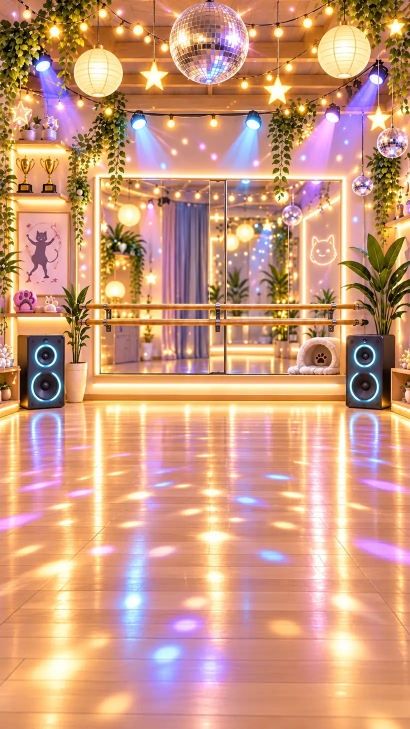
#> input picture assets/rooms/dance-final-20261010.webp, 820 x 1457 px (shown at 1/2 size)
$ python build_dance_video.py
#> lines starting #> are read from the running program, lines starting #| are printed output that depends on the picture
#!/usr/bin/env python3
"""Generate Luna's word-free, original dance MP4 for GitHub Pages.

Renders moving whole-body art across the floor at 20 fps, without song names,
and an original electronic instrumental. The game plays the MP4 muted and uses
the already-configurable room audio instead.
"""
from __future__ import annotations
import math
import subprocess
import imageio_ffmpeg
import wave
from array import array
from pathlib import Path
from PIL import Image, ImageDraw, ImageOps

ROOT = Path(__file__).resolve().parents[1]
W, H, FPS, DURATION, BPM = 432, 768, 20, 9.15, 118
OUT = ROOT / "assets/videos/luna-dance.mp4"
ART = ROOT / "assets/luna/hall"
SPRITES = [
    "luna-main-clean.png", "luna-wave-clean.png",
    "luna-idle-tail-clean.png", "luna-idle-blink-clean.png"
]
DANCE_BG = ROOT / "assets/rooms/dance-final-20261010.webp"


def prepare_sprites():
    prepared = []
    for name in SPRITES:
        image = Image.open(ART / name).convert("RGBA")
        bounds = image.getchannel("A").getbbox()
        if not bounds:
            raise RuntimeError(f"Invisible Luna sprite: {name}")
        image = image.crop(bounds)
        image.thumbnail((252, 282), Image.Resampling.LANCZOS)
        stage = Image.new("RGBA", (348, 378), (0, 0, 0, 0))
        stage.alpha_composite(image, (174 - image.width // 2, 335 - image.height))
        prepared.append(stage)
    return prepared


def draw_frame(t, background, artwork):
    beat = t * BPM / 60
    x = W * 0.50 + 49 * math.sin(beat * 0.76) + 12 * math.sin(beat * 1.97)
    bounce = 10 * max(0, math.sin(beat * math.pi))
    if int(t / 1.64) % 3 == 1:
        bounce += 31 * max(0, math.sin((t % 1.64) / 1.64 * math.pi))
    lean = 10 * math.sin(beat * 1.18) + 3 * math.sin(beat * 2.1)
    floor_y = int(H * 0.725)
    frame = background.copy().convert("RGBA")
    light = Image.new("RGBA", (W, H), (0, 0, 0, 0))
    painter = ImageDraw.Draw(light)
    painter.ellipse((int(x - 80), floor_y + 6, int(x + 80), floor_y + 30),
                    fill=(20, 11, 25, 62))
    for n in range(3):
        spot_x = int(W * (0.20 + n * 0.30) + 14 * math.sin(t * 1.6 + n))
        painter.ellipse((spot_x - 31, H - 148, spot_x + 31, H - 118),
                        fill=((176, 128, 255, 19) if n % 2 else (255, 223, 160, 16)))
    frame = Image.alpha_composite(frame, light)
    pose_index = [0, 1, 2, 1, 3, 0, 2, 1][int(beat * 1.1) % 8]
    kitty = artwork[pose_index].rotate(
        lean, Image.Resampling.BICUBIC, center=(174, 335), expand=False
    )
    frame.alpha_composite(kitty, (int(x - 174), int(floor_y - 335 - bounce)))
    return frame.convert("RGB")


def make_original_music(path):
    rate = 22050
    melody = [392, 523.25, 587.33, 523.25, 440, 587.33, 659.25, 523.25]
    raw = array("h")
    for i in range(int(DURATION * rate)):
        t = i / rate
        beat = t * BPM / 60
        phase = beat % 1
        pitch = melody[int(beat * 2) % len(melody)]
        attack = min(1, (phase + 0.001) * 18)
        lead = (
            math.sin(2 * math.pi * pitch * t) * 0.13
            + math.sin(2 * math.pi * pitch * 2 * t) * 0.032
        ) * attack
        bass = 0.14 * math.sin(2 * math.pi * (pitch / 4) * t)
        kick = (0.28 * math.exp(-28 * phase)
                * math.sin(2 * math.pi * (68 - 24 * phase) * t))
        hat = (0.042 * math.exp(-44 * ((beat * 2) % 1))
               * math.sin(2 * math.pi * 5300 * t))
        sample = max(-0.95, min(0.95, lead + bass + kick + hat))
        raw.append(int(32767 * sample))
    with wave.open(str(path), "wb") as wav:
        wav.setnchannels(1)
        wav.setsampwidth(2)
        wav.setframerate(rate)
        wav.writeframes(raw.tobytes())


def main():
    for file in [DANCE_BG, *(ART / name for name in SPRITES)]:
        if not file.is_file():
            raise FileNotFoundError(file)
    OUT.parent.mkdir(parents=True, exist_ok=True)
    background = ImageOps.fit(
        Image.open(DANCE_BG).convert("RGB"), (W, H),
        method=Image.Resampling.LANCZOS, centering=(0.5, 0.48)
    )
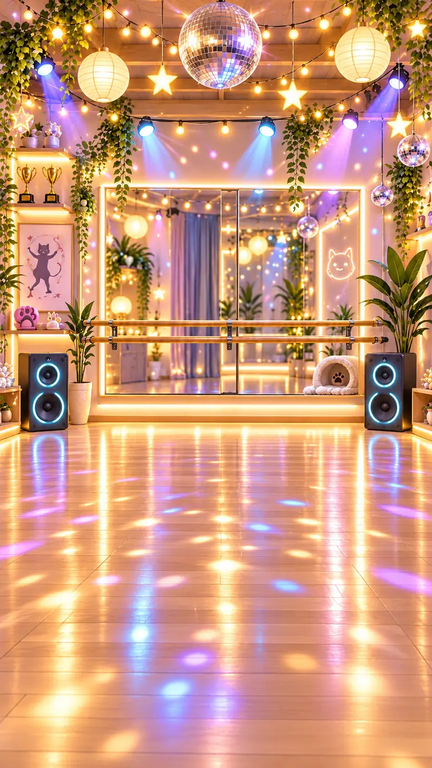
#> background: PIL image 432x768 RGB; mean R, G, B 205.1, 154, 126.6
    artwork = prepare_sprites()
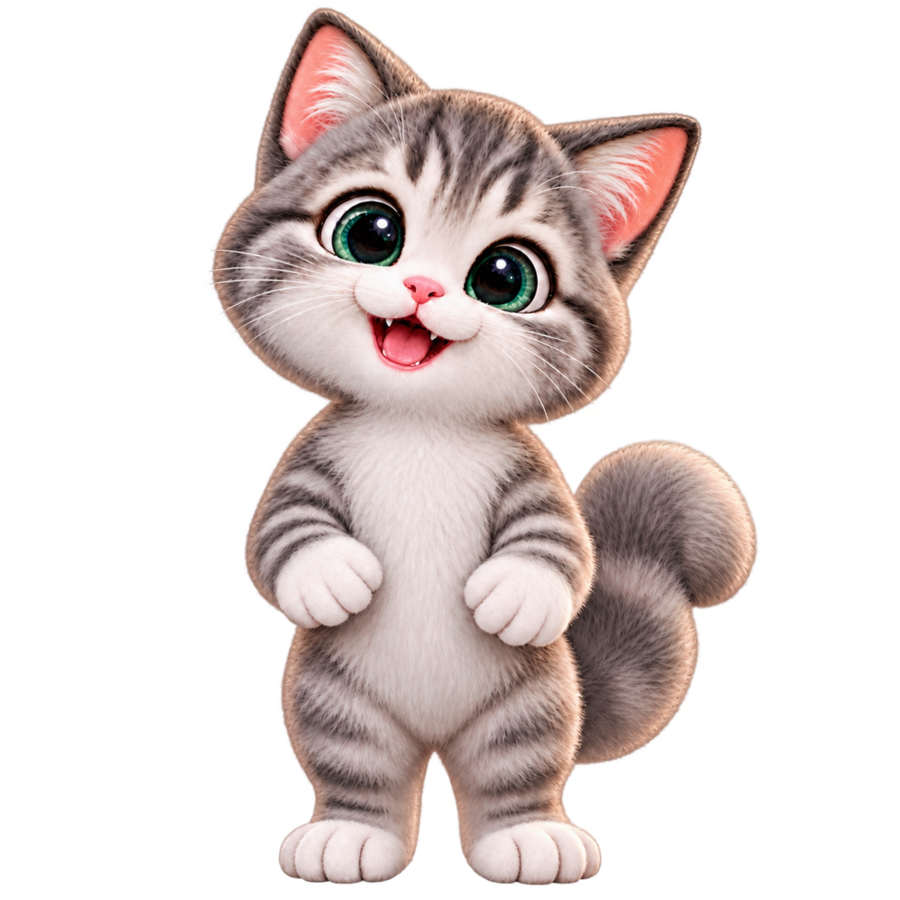
#> input picture assets/luna/hall/luna-main-clean.png, 900 x 900 px
#> in prepare_sprites, image is the input picture: PIL image 900x900 RGBA; mean R, G, B, A 72, 60.9, 58.1, 95.8
#> in prepare_sprites, `bounds = image.getchannel("A").getbbox()`: bounds = (0, 0, 888, 889)
#> in prepare_sprites, `image = image.crop(bounds)`:
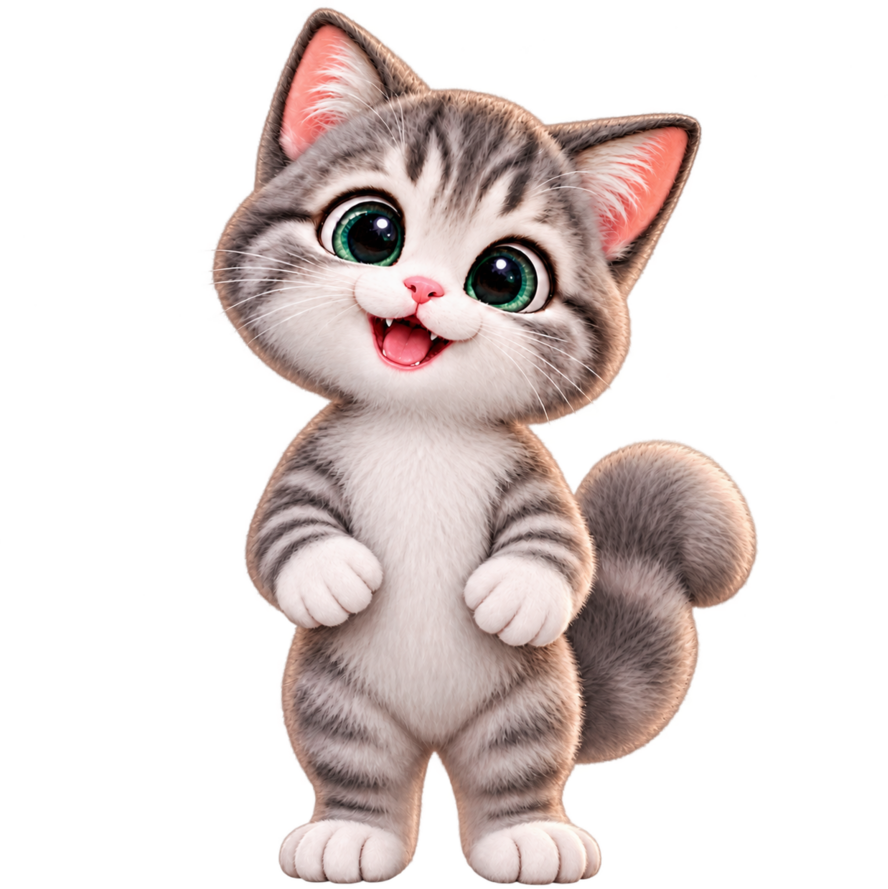
#> image: PIL image 888x889 RGBA; mean R, G, B, A 73.9, 62.5, 59.7, 98.3; transparent parts drawn white
#> in prepare_sprites, `image.thumbnail((252, 282), Image.Resampling.LANCZOS)`:
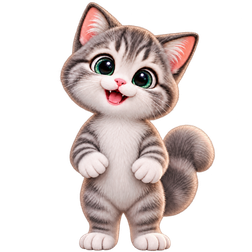
#> image: PIL image 252x252 RGBA; mean R, G, B, A 73.1, 62.2, 59.6, 98.4; transparent parts drawn white
#> in prepare_sprites, `stage = Image.new("RGBA", (348, 378), (0, 0, 0, 0))`: stage: PIL image 348x378 RGBA; every value is 0
#> in prepare_sprites, `stage.alpha_composite(image, (174 - image.width // 2, 335 - image.heig..`:
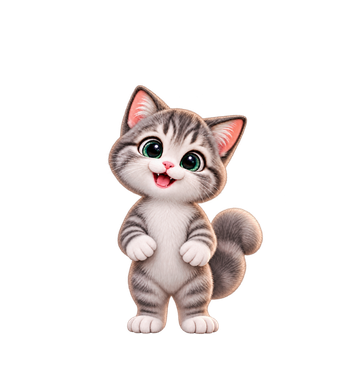
#> stage: PIL image 348x378 RGBA; mean R, G, B, A 35.3, 30, 28.8, 47.5; transparent parts drawn white
#> pass 2 of the loop in prepare_sprites, `for name in SPRITES:`:
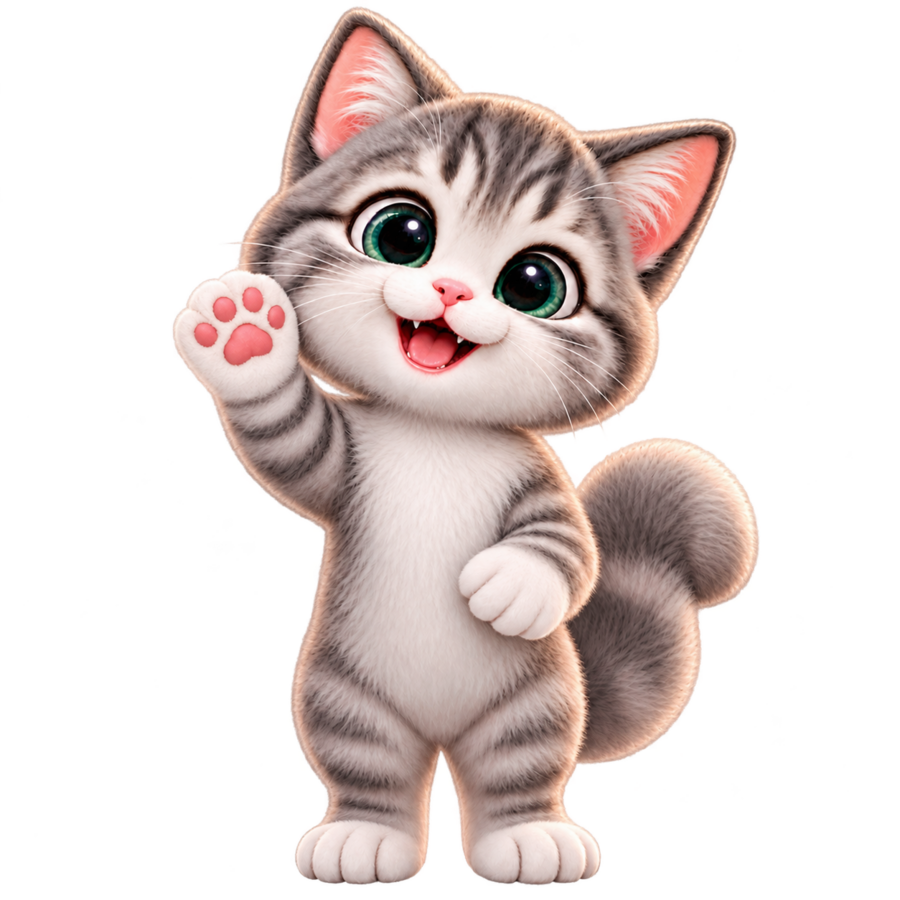
#> input picture assets/luna/hall/luna-wave-clean.png, 900 x 900 px
#> in prepare_sprites, image is the input picture: PIL image 900x900 RGBA; mean R, G, B, A 77.4, 65.8, 62.6, 99.4
#> bounds = (0, 0, 853, 891)
#> in prepare_sprites, `image = image.crop(bounds)`:
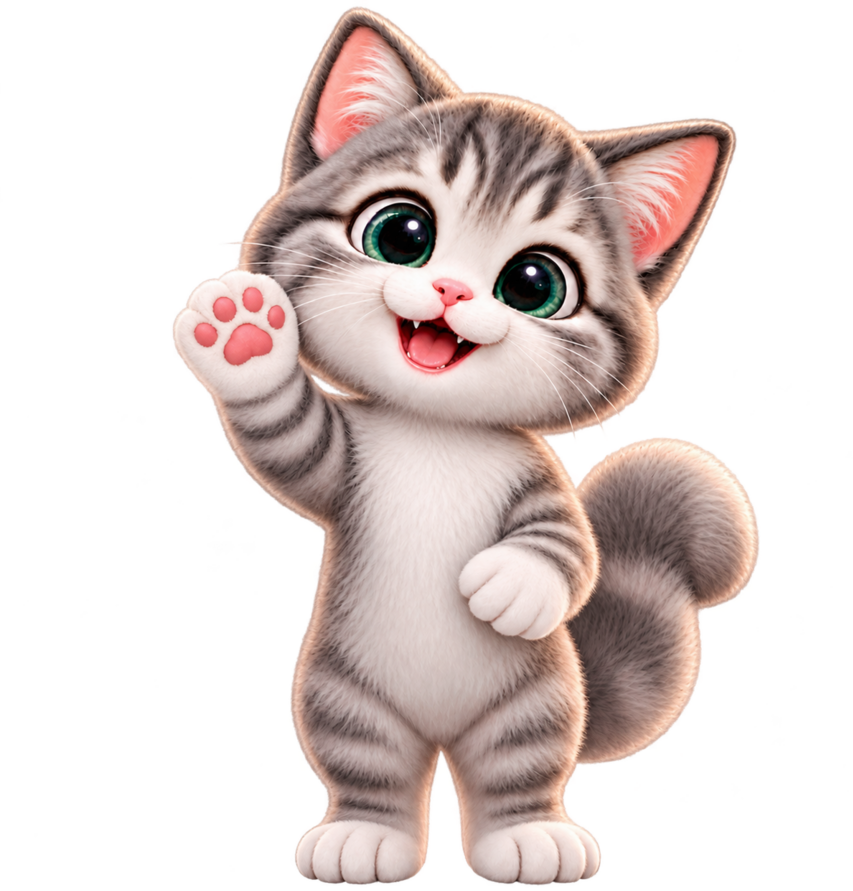
#> image: PIL image 853x891 RGBA; mean R, G, B, A 82.5, 70.1, 66.7, 106; transparent parts drawn white
#> in prepare_sprites, `stage.alpha_composite(image, (174 - image.width // 2, 335 - image.heig..`:
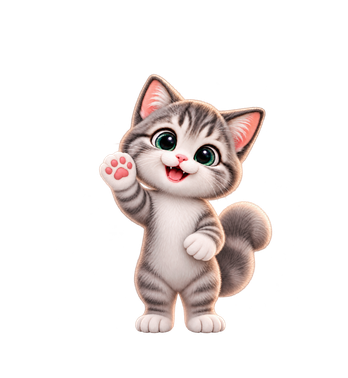
#> stage: PIL image 348x378 RGBA; mean R, G, B, A 41, 34.8, 33.1, 53.4; transparent parts drawn white
#> pass 3 of the loop in prepare_sprites, `for name in SPRITES:`:
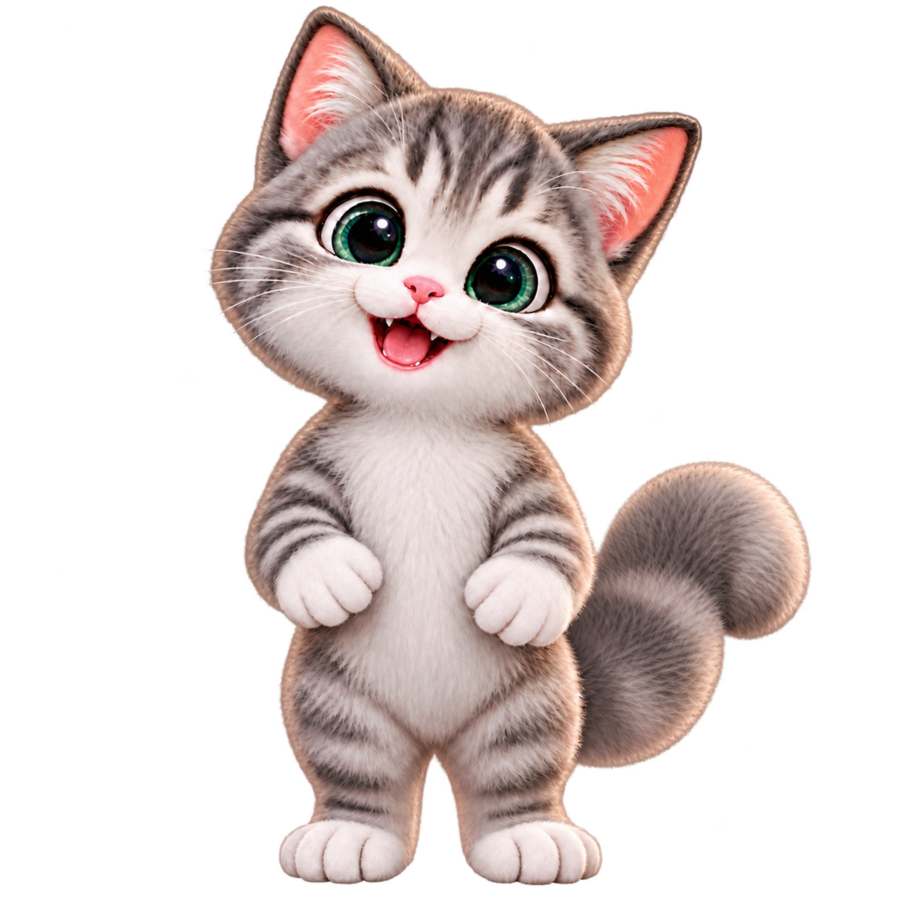
#> input picture assets/luna/hall/luna-idle-tail-clean.png, 900 x 900 px
#> in prepare_sprites, image is the input picture: PIL image 900x900 RGBA; mean R, G, B, A 74.4, 63.1, 60.2, 99.1
#> bounds = (57, 0, 826, 889)
#> in prepare_sprites, `image.thumbnail((252, 282), Image.Resampling.LANCZOS)`:
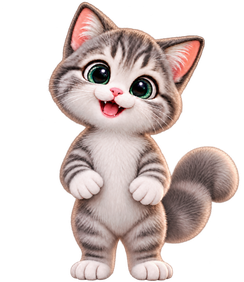
#> image: PIL image 244x282 RGBA; mean R, G, B, A 86.9, 74, 70.8, 117.5; transparent parts drawn white
#> in prepare_sprites, `stage.alpha_composite(image, (174 - image.width // 2, 335 - image.heig..`:
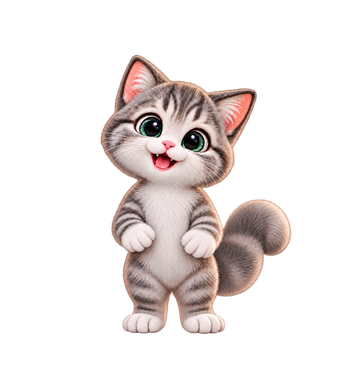
#> stage: PIL image 348x378 RGBA; mean R, G, B, A 45.5, 38.7, 37.1, 61.5; transparent parts drawn white
#> the loop made 4 passes; the first 3 are shown
    music = OUT.parent / ".dance-audio.wav"
    make_original_music(music)
    command = [
        imageio_ffmpeg.get_ffmpeg_exe(), "-hide_banner", "-loglevel", "error", "-y",
        "-f", "rawvideo", "-pix_fmt", "rgb24", "-s:v", f"{W}x{H}",
        "-r", str(FPS), "-i", "pipe:0", "-i", str(music),
        "-c:v", "libx264", "-preset", "veryfast", "-crf", "24",
        "-pix_fmt", "yuv420p", "-c:a", "aac", "-b:a", "96k",
        "-t", f"{DURATION:.2f}", "-movflags", "+faststart", str(OUT)
    ]
    process = subprocess.Popen(
        command, stdin=subprocess.PIPE, stderr=subprocess.PIPE
    )
    try:
        for i in range(round(DURATION * FPS)):
            process.stdin.write(
                draw_frame(i / FPS, background, artwork).tobytes()
            )
    except BrokenPipeError as exc:
        raise RuntimeError("Video encoder closed unexpectedly") from exc
    finally:
        process.stdin.close()
    stderr = process.stderr.read().decode("utf-8", "replace")
    code = process.wait()
    music.unlink(missing_ok=True)
    if code:
        raise RuntimeError(f"ffmpeg exited with {code}: {stderr}")
    print(f"Created {OUT.relative_to(ROOT)}: {OUT.stat().st_size} bytes")


if __name__ == "__main__":
    main()
#> (the call stopped at in main, `command = [ imageio_ffmpeg.get_ffmpeg_exe(), "-hide_banner", "-logleve..`: imageio_ffmpeg is not available in this run)
